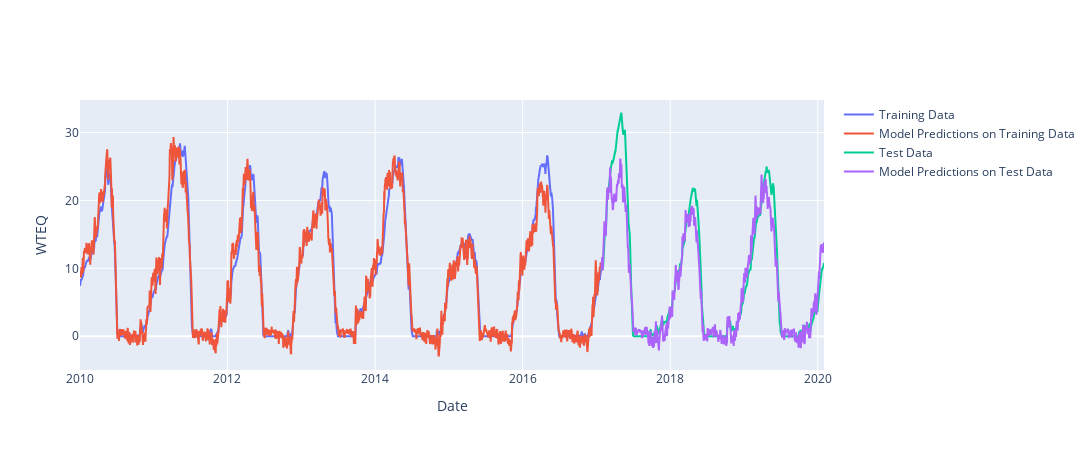
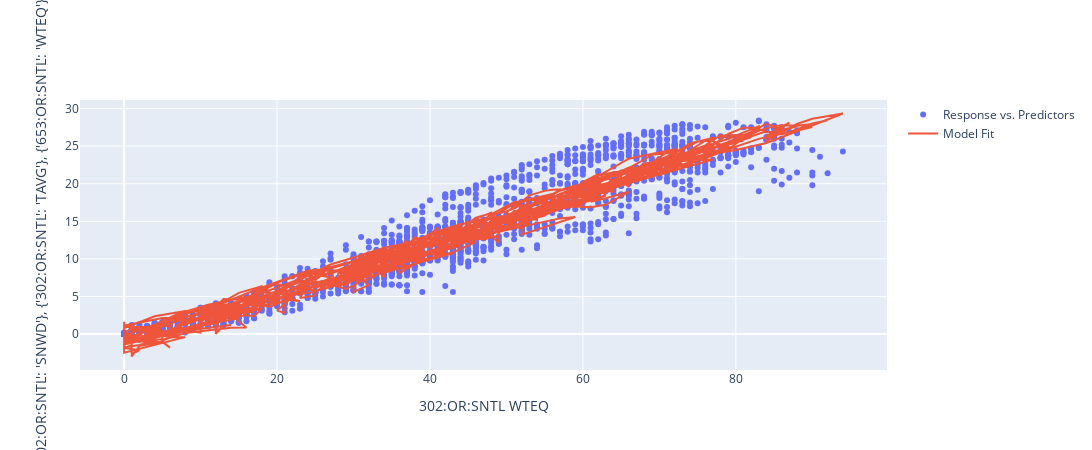

Notebook code for these charts, in order:
### Code cell
apple.train_model('Linear', 0.3)

### Figure 1 — Plotly figure (JSON) as saved in the notebook; plotly's stock layout.template omitted (floating-point values rounded to 4 significant figures; data arrays with more than 128 entries replaced by an {"elided": "..."} marker saying what was removed)
{"data": [{"mode": "lines", "name": "Training Data", "type": "scatter", "x": {"elided": "2573 str values"}, "y": {"elided": "2573 float values"}}, {"mode": "lines", "name": "Model Predictions on Training Data", "type": "scatter", "x": {"elided": "2573 str values"}, "y": {"elided": "2573 float values"}}, {"mode": "lines", "name": "Test Data", "type": "scatter", "x": {"elided": "1103 str values"}, "y": {"elided": "1103 float values"}}, {"mode": "lines", "name": "Model Predictions on Test Data", "type": "scatter", "x": {"elided": "1103 str values"}, "y": {"elided": "1103 float values"}}], "layout": {"height": 450, "showlegend": true, "width": 1200, "xaxis": {"title": {"text": "Date"}}, "yaxis": {"title": {"text": "WTEQ"}}}}

### Figure 2 — Plotly figure (JSON) as saved in the notebook; plotly's stock layout.template omitted (floating-point values rounded to 4 significant figures; data arrays with more than 128 entries replaced by an {"elided": "..."} marker saying what was removed)
{"data": [{"hovertext": {"elided": "2573 str values"}, "mode": "markers", "name": "Response vs. Predictors", "type": "scatter", "x": {"elided": "2573 int values"}, "y": {"elided": "2573 float values"}}, {"hovertext": {"elided": "2573 str values"}, "mode": "lines", "name": "Model Fit", "type": "scatter", "x": {"elided": "2573 int values"}, "y": {"elided": "2573 float values"}}], "layout": {"height": 450, "showlegend": true, "width": 1200, "xaxis": {"title": {"text": "302:OR:SNTL WTEQ"}}, "yaxis": {"title": {"text": "[{'302:OR:SNTL': 'SNWD'}, {'302:OR:SNTL': 'TAVG'}, {'653:OR:SNTL': 'WTEQ'}]"}}}}
